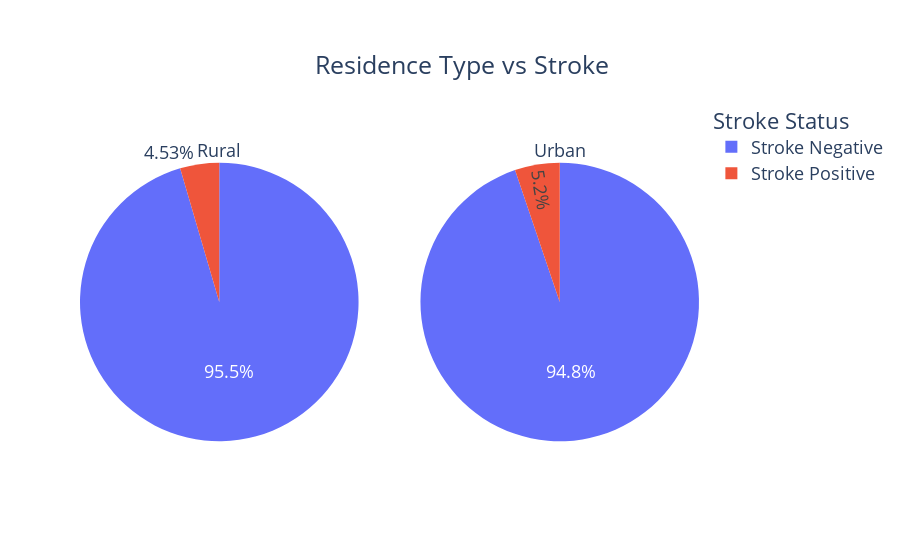

This figure's notebook cell:
### Code cell
counts0 = Counter(dataviz[dataviz['Residence_type']=='Rural']['stroke'])
counts1 = Counter(dataviz[dataviz['Residence_type']=='Urban']['stroke'])
fig = make_subplots(rows=1, cols=2, specs=[[{"type": "pie"}, {"type": "pie"}]])

fig.add_trace(go.Pie(
     values=[v for k,v in counts0.items()],
     labels=['Stroke Positive','Stroke Negative'],
     domain=dict(x=[0, 0.5]),
     name="Stroke Negative",title='Rural'), 
     row=1, col=1)

fig.add_trace(go.Pie(
     values=[v for k,v in counts1.items()],
     labels=['Stroke Positive','Stroke Negative'],
     domain=dict(x=[0.5, 1.0]),
     name="Stroke Positive",title='Urban'),
    row=1, col=2)

fig.update_layout(
    title={'text':'Residence Type vs Stroke','xanchor':'left','yanchor': 'top','y':0.9,'x':0.35},
    xaxis_title="X Axis Title",
    yaxis_title="Y Axis Title",
    legend_title="Stroke Status",
    font=dict(size=18)
)

fig.show()

### Figure 1 — Plotly figure (JSON) as saved in the notebook; plotly's stock layout.template omitted (floating-point values rounded to 4 significant figures)
{"data": [{"domain": {"x": [0.0, 0.45], "y": [0.0, 1.0]}, "labels": ["Stroke Positive", "Stroke Negative"], "name": "Stroke Negative", "title": {"text": "Rural"}, "type": "pie", "values": [114, 2400]}, {"domain": {"x": [0.55, 1.0], "y": [0.0, 1.0]}, "labels": ["Stroke Positive", "Stroke Negative"], "name": "Stroke Positive", "title": {"text": "Urban"}, "type": "pie", "values": [135, 2461]}], "layout": {"font": {"size": 18}, "legend": {"title": {"text": "Stroke Status"}}, "title": {"text": "Residence Type vs Stroke", "x": 0.35, "xanchor": "left", "y": 0.9, "yanchor": "top"}, "xaxis": {"title": {"text": "X Axis Title"}}, "yaxis": {"title": {"text": "Y Axis Title"}}}}
